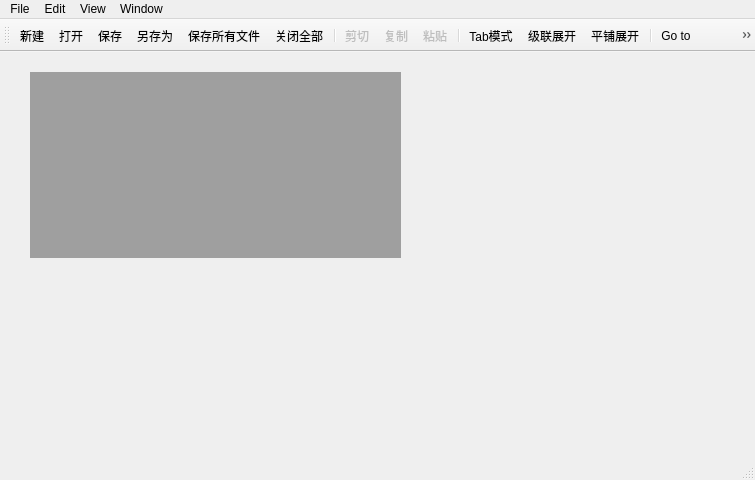
<?xml version="1.0" encoding="UTF-8"?>
<ui version="4.0">
 <class>MainWindow</class>
 <widget class="QMainWindow" name="MainWindow">
  <property name="geometry">
   <rect>
    <x>0</x>
    <y>0</y>
    <width>755</width>
    <height>480</height>
   </rect>
  </property>
  <property name="windowTitle">
   <string>NotePad</string>
  </property>
  <widget class="QWidget" name="centralWidget">
   <widget class="QMdiArea" name="mdiArea">
    <property name="geometry">
     <rect>
      <x>30</x>
      <y>20</y>
      <width>371</width>
      <height>186</height>
     </rect>
    </property>
   </widget>
  </widget>
  <widget class="QToolBar" name="mainToolBar">
   <property name="windowTitle">
    <string>NotePad</string>
   </property>
   <property name="autoFillBackground">
    <bool>true</bool>
   </property>
   <property name="iconSize">
    <size>
     <width>16</width>
     <height>16</height>
    </size>
   </property>
   <property name="toolButtonStyle">
    <enum>Qt::ToolButtonIconOnly</enum>
   </property>
   <attribute name="toolBarArea">
    <enum>TopToolBarArea</enum>
   </attribute>
   <attribute name="toolBarBreak">
    <bool>false</bool>
   </attribute>
   <addaction name="actDoc_New"/>
   <addaction name="actDoc_Open"/>
   <addaction name="actDoc_Save"/>
   <addaction name="actionSave_as"/>
   <addaction name="actionSave_All"/>
   <addaction name="actCloseALL"/>
   <addaction name="separator"/>
   <addaction name="actCut"/>
   <addaction name="actCopy"/>
   <addaction name="actPaste"/>
   <addaction name="separator"/>
   <addaction name="actionTabbedView"/>
   <addaction name="actCascade"/>
   <addaction name="actTile"/>
   <addaction name="separator"/>
   <addaction name="actionGo_to"/>
   <addaction name="actionsearch"/>
   <addaction name="actionReplace"/>
   <addaction name="actionSearch_Previous"/>
   <addaction name="actionSearch_Next"/>
   <addaction name="separator"/>
   <addaction name="actFont"/>
   <addaction name="actionZoom_in"/>
   <addaction name="actionzoomout"/>
   <addaction name="separator"/>
   <addaction name="actQuit"/>
   <addaction name="separator"/>
  </widget>
  <widget class="QStatusBar" name="statusBar"/>
  <widget class="QMenuBar" name="menuBar">
   <property name="geometry">
    <rect>
     <x>0</x>
     <y>0</y>
     <width>755</width>
     <height>24</height>
    </rect>
   </property>
   <widget class="QMenu" name="menuFile">
    <property name="title">
     <string>File</string>
    </property>
    <addaction name="actDoc_New"/>
    <addaction name="actDoc_Open"/>
    <addaction name="actionrecentfiles"/>
    <addaction name="separator"/>
    <addaction name="actDoc_Save"/>
    <addaction name="actionSave_as"/>
    <addaction name="actionSave_All"/>
    <addaction name="separator"/>
    <addaction name="actCloseALL"/>
    <addaction name="separator"/>
    <addaction name="actQuit"/>
   </widget>
   <widget class="QMenu" name="menuEdit">
    <property name="title">
     <string>Edit</string>
    </property>
    <addaction name="actCopy"/>
    <addaction name="actPaste"/>
    <addaction name="actCut"/>
    <addaction name="actionUndo"/>
    <addaction name="actionRedo"/>
    <addaction name="actionGo_to"/>
    <addaction name="actionsearch"/>
    <addaction name="actionReplace"/>
    <addaction name="actFont"/>
   </widget>
   <widget class="QMenu" name="menuWindow">
    <property name="title">
     <string>Window</string>
    </property>
    <addaction name="actionTabbedView"/>
    <addaction name="actCascade"/>
    <addaction name="actTile"/>
   </widget>
   <widget class="QMenu" name="menuVew">
    <property name="title">
     <string>View</string>
    </property>
    <addaction name="actionZoom_in"/>
    <addaction name="actionzoomout"/>
    <addaction name="actFont"/>
   </widget>
   <addaction name="menuFile"/>
   <addaction name="menuEdit"/>
   <addaction name="menuVew"/>
   <addaction name="menuWindow"/>
  </widget>
  <action name="actDoc_New">
   <property name="icon">
    <iconset resource="res.qrc">
     <normaloff>:/images/images/100.bmp</normaloff>:/images/images/100.bmp</iconset>
   </property>
   <property name="text">
    <string>新建</string>
   </property>
   <property name="toolTip">
    <string>新建文档窗口</string>
   </property>
   <property name="shortcut">
    <string>Ctrl+N</string>
   </property>
  </action>
  <action name="actQuit">
   <property name="icon">
    <iconset resource="res.qrc">
     <normaloff>:/images/images/132.bmp</normaloff>:/images/images/132.bmp</iconset>
   </property>
   <property name="text">
    <string>退出</string>
   </property>
   <property name="toolTip">
    <string>退出本系统</string>
   </property>
  </action>
  <action name="actDoc_Open">
   <property name="icon">
    <iconset resource="res.qrc">
     <normaloff>:/images/images/122.bmp</normaloff>:/images/images/122.bmp</iconset>
   </property>
   <property name="text">
    <string>打开</string>
   </property>
   <property name="toolTip">
    <string>打开文档</string>
   </property>
   <property name="shortcut">
    <string>Ctrl+O</string>
   </property>
  </action>
  <action name="actFont">
   <property name="enabled">
    <bool>false</bool>
   </property>
   <property name="icon">
    <iconset resource="res.qrc">
     <normaloff>:/images/images/506.bmp</normaloff>:/images/images/506.bmp</iconset>
   </property>
   <property name="text">
    <string>字体设置</string>
   </property>
   <property name="toolTip">
    <string>字体设置</string>
   </property>
  </action>
  <action name="actCut">
   <property name="enabled">
    <bool>false</bool>
   </property>
   <property name="icon">
    <iconset resource="res.qrc">
     <normaloff>:/images/images/200.bmp</normaloff>:/images/images/200.bmp</iconset>
   </property>
   <property name="text">
    <string>剪切</string>
   </property>
   <property name="toolTip">
    <string>剪切</string>
   </property>
   <property name="shortcut">
    <string>Ctrl+X</string>
   </property>
  </action>
  <action name="actCopy">
   <property name="enabled">
    <bool>false</bool>
   </property>
   <property name="icon">
    <iconset resource="res.qrc">
     <normaloff>:/images/images/202.bmp</normaloff>:/images/images/202.bmp</iconset>
   </property>
   <property name="text">
    <string>复制</string>
   </property>
   <property name="toolTip">
    <string>复制</string>
   </property>
   <property name="shortcut">
    <string>Ctrl+C</string>
   </property>
  </action>
  <action name="actPaste">
   <property name="enabled">
    <bool>false</bool>
   </property>
   <property name="icon">
    <iconset resource="res.qrc">
     <normaloff>:/images/images/204.bmp</normaloff>:/images/images/204.bmp</iconset>
   </property>
   <property name="text">
    <string>粘贴</string>
   </property>
   <property name="toolTip">
    <string>粘贴</string>
   </property>
   <property name="shortcut">
    <string>Ctrl+V</string>
   </property>
  </action>
  <action name="actionTabbedView">
   <property name="checkable">
    <bool>false</bool>
   </property>
   <property name="icon">
    <iconset resource="res.qrc">
     <normaloff>:/images/images/230.bmp</normaloff>:/images/images/230.bmp</iconset>
   </property>
   <property name="text">
    <string>Tab模式</string>
   </property>
   <property name="toolTip">
    <string>窗口模式或页面模式</string>
   </property>
  </action>
  <action name="actCascade">
   <property name="icon">
    <iconset resource="res.qrc">
     <normaloff>:/images/images/400.bmp</normaloff>:/images/images/400.bmp</iconset>
   </property>
   <property name="text">
    <string>级联展开</string>
   </property>
   <property name="toolTip">
    <string>窗口级联展开</string>
   </property>
  </action>
  <action name="actTile">
   <property name="icon">
    <iconset resource="res.qrc">
     <normaloff>:/images/images/406.bmp</normaloff>:/images/images/406.bmp</iconset>
   </property>
   <property name="text">
    <string>平铺展开</string>
   </property>
   <property name="toolTip">
    <string>窗口平铺展开</string>
   </property>
  </action>
  <action name="actCloseALL">
   <property name="icon">
    <iconset resource="res.qrc">
     <normaloff>:/images/images/128.bmp</normaloff>:/images/images/128.bmp</iconset>
   </property>
   <property name="text">
    <string>关闭全部</string>
   </property>
   <property name="toolTip">
    <string>关闭所有窗口</string>
   </property>
  </action>
  <action name="actDoc_Save">
   <property name="icon">
    <iconset resource="res.qrc">
     <normaloff>:/images/images/104.bmp</normaloff>:/images/images/104.bmp</iconset>
   </property>
   <property name="text">
    <string>保存</string>
   </property>
   <property name="toolTip">
    <string>保存修改</string>
   </property>
   <property name="shortcut">
    <string>Ctrl+S</string>
   </property>
  </action>
  <action name="actionGo_to">
   <property name="icon">
    <iconset resource="res.qrc">
     <normaloff>:/images/images/icons8-location-16.png</normaloff>:/images/images/icons8-location-16.png</iconset>
   </property>
   <property name="text">
    <string>Go to</string>
   </property>
   <property name="toolTip">
    <string>Go to(&amp;G)</string>
   </property>
   <property name="shortcut">
    <string>Ctrl+G</string>
   </property>
   <property name="menuRole">
    <enum>QAction::NoRole</enum>
   </property>
  </action>
  <action name="actionZoom_in">
   <property name="icon">
    <iconset resource="res.qrc">
     <normaloff>:/images/images/icons8-zoom-in-16.png</normaloff>:/images/images/icons8-zoom-in-16.png</iconset>
   </property>
   <property name="text">
    <string>缩小</string>
   </property>
   <property name="shortcut">
    <string>Ctrl+Shift+=</string>
   </property>
   <property name="menuRole">
    <enum>QAction::NoRole</enum>
   </property>
  </action>
  <action name="actionzoomout">
   <property name="icon">
    <iconset resource="res.qrc">
     <normaloff>:/images/images/icons8-zoom-out-16.png</normaloff>:/images/images/icons8-zoom-out-16.png</iconset>
   </property>
   <property name="text">
    <string>放大</string>
   </property>
   <property name="shortcut">
    <string>Ctrl+Shift+-</string>
   </property>
   <property name="menuRole">
    <enum>QAction::NoRole</enum>
   </property>
  </action>
  <action name="actionsearch">
   <property name="icon">
    <iconset resource="res.qrc">
     <normaloff>:/images/images/icons8-search-16.png</normaloff>:/images/images/icons8-search-16.png</iconset>
   </property>
   <property name="text">
    <string>Find(&amp;F)</string>
   </property>
   <property name="toolTip">
    <string>Show Find Dialog</string>
   </property>
   <property name="shortcut">
    <string>Ctrl+F</string>
   </property>
   <property name="menuRole">
    <enum>QAction::NoRole</enum>
   </property>
  </action>
  <action name="actionSearch_Next">
   <property name="icon">
    <iconset resource="res.qrc">
     <normaloff>:/images/images/icons8-next-48.png</normaloff>:/images/images/icons8-next-48.png</iconset>
   </property>
   <property name="text">
    <string>Find Next(F3)</string>
   </property>
   <property name="toolTip">
    <string>Find Next(F3)</string>
   </property>
   <property name="shortcut">
    <string>F3</string>
   </property>
   <property name="menuRole">
    <enum>QAction::NoRole</enum>
   </property>
  </action>
  <action name="actionSearch_Previous">
   <property name="icon">
    <iconset resource="res.qrc">
     <normaloff>:/images/images/icons8-back-48.png</normaloff>:/images/images/icons8-back-48.png</iconset>
   </property>
   <property name="text">
    <string>Search Previous</string>
   </property>
   <property name="toolTip">
    <string>Find Previous(Shit + F3)</string>
   </property>
   <property name="shortcut">
    <string>Shift+F3</string>
   </property>
   <property name="menuRole">
    <enum>QAction::NoRole</enum>
   </property>
  </action>
  <action name="actionReplace">
   <property name="icon">
    <iconset resource="res.qrc">
     <normaloff>:/images/images/icons8-find-and-replace-24.png</normaloff>:/images/images/icons8-find-and-replace-24.png</iconset>
   </property>
   <property name="text">
    <string>Replace</string>
   </property>
   <property name="toolTip">
    <string>replace text</string>
   </property>
   <property name="shortcut">
    <string>Ctrl+R</string>
   </property>
   <property name="menuRole">
    <enum>QAction::NoRole</enum>
   </property>
  </action>
  <action name="actionUndo">
   <property name="icon">
    <iconset resource="res.qrc">
     <normaloff>:/images/images/206.bmp</normaloff>:/images/images/206.bmp</iconset>
   </property>
   <property name="text">
    <string>Undo</string>
   </property>
   <property name="menuRole">
    <enum>QAction::NoRole</enum>
   </property>
  </action>
  <action name="actionRedo">
   <property name="icon">
    <iconset resource="res.qrc">
     <normaloff>:/images/images/208.bmp</normaloff>:/images/images/208.bmp</iconset>
   </property>
   <property name="text">
    <string>Redo</string>
   </property>
   <property name="menuRole">
    <enum>QAction::NoRole</enum>
   </property>
  </action>
  <action name="actionCloseTab">
   <property name="text">
    <string>Close</string>
   </property>
   <property name="menuRole">
    <enum>QAction::NoRole</enum>
   </property>
  </action>
  <action name="actionClose_other_files">
   <property name="text">
    <string>Close other files</string>
   </property>
   <property name="menuRole">
    <enum>QAction::NoRole</enum>
   </property>
  </action>
  <action name="actionSave_as">
   <property name="icon">
    <iconset resource="res.qrc">
     <normaloff>:/images/images/save_as.png</normaloff>:/images/images/save_as.png</iconset>
   </property>
   <property name="text">
    <string>另存为</string>
   </property>
   <property name="shortcut">
    <string>Ctrl+Shift+S</string>
   </property>
   <property name="menuRole">
    <enum>QAction::NoRole</enum>
   </property>
  </action>
  <action name="actionSave_All">
   <property name="icon">
    <iconset theme="保存所有文件" resource="res.qrc">
     <normaloff>:/images/images/saveall1.bmp</normaloff>:/images/images/saveall1.bmp</iconset>
   </property>
   <property name="text">
    <string>保存所有文件</string>
   </property>
   <property name="toolTip">
    <string>保存所有文件</string>
   </property>
   <property name="menuRole">
    <enum>QAction::NoRole</enum>
   </property>
  </action>
  <action name="actionrecentfiles">
   <property name="text">
    <string>最近文件</string>
   </property>
   <property name="toolTip">
    <string>打开最近文件</string>
   </property>
  </action>
 </widget>
 <layoutdefault spacing="6" margin="11"/>
 <resources>
  <include location="res.qrc"/>
 </resources>
 <connections>
  <connection>
   <sender>actQuit</sender>
   <signal>triggered()</signal>
   <receiver>MainWindow</receiver>
   <slot>close()</slot>
   <hints>
    <hint type="sourcelabel">
     <x>-1</x>
     <y>-1</y>
    </hint>
    <hint type="destinationlabel">
     <x>373</x>
     <y>235</y>
    </hint>
   </hints>
  </connection>
 </connections>
</ui>
